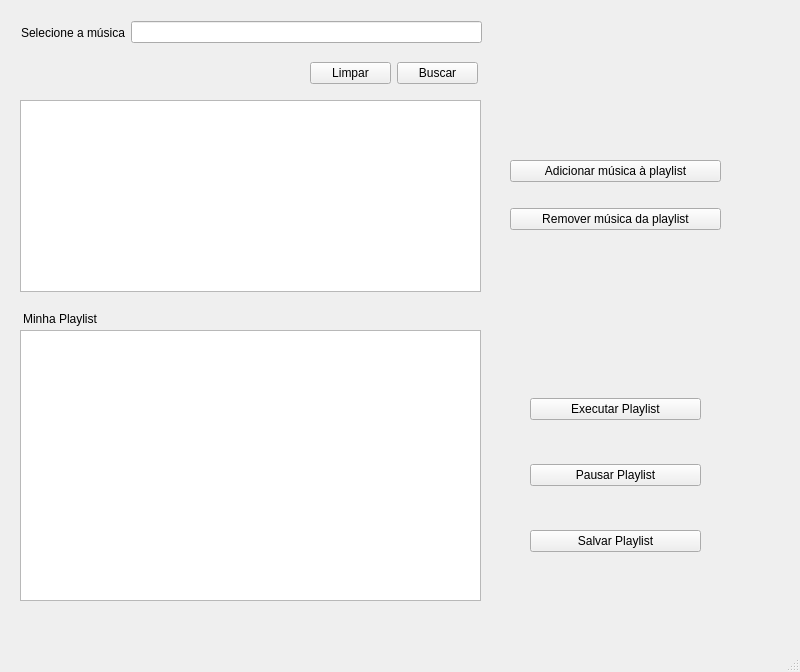
<?xml version="1.0" encoding="UTF-8"?>
<ui version="4.0">
 <class>MainWindow</class>
 <widget class="QMainWindow" name="MainWindow">
  <property name="geometry">
   <rect>
    <x>0</x>
    <y>0</y>
    <width>800</width>
    <height>672</height>
   </rect>
  </property>
  <property name="windowTitle">
   <string>MainWindow</string>
  </property>
  <widget class="QWidget" name="centralwidget">
   <widget class="QWidget" name="layoutWidget">
    <property name="geometry">
     <rect>
      <x>21</x>
      <y>17</y>
      <width>461</width>
      <height>31</height>
     </rect>
    </property>
    <layout class="QHBoxLayout" name="horizontalLayout">
     <item>
      <widget class="QLabel" name="label_musica">
       <property name="text">
        <string>Selecione a música</string>
       </property>
      </widget>
     </item>
     <item>
      <widget class="QLineEdit" name="lineEdit_musica"/>
     </item>
    </layout>
   </widget>
   <widget class="QWidget" name="layoutWidget">
    <property name="geometry">
     <rect>
      <x>310</x>
      <y>60</y>
      <width>168</width>
      <height>27</height>
     </rect>
    </property>
    <layout class="QHBoxLayout" name="horizontalLayout_2">
     <item>
      <widget class="QPushButton" name="pushButton_limpar">
       <property name="text">
        <string>Limpar</string>
       </property>
      </widget>
     </item>
     <item>
      <widget class="QPushButton" name="pushButton_buscar">
       <property name="text">
        <string>Buscar</string>
       </property>
      </widget>
     </item>
    </layout>
   </widget>
   <widget class="QWidget" name="layoutWidget">
    <property name="geometry">
     <rect>
      <x>510</x>
      <y>140</y>
      <width>211</width>
      <height>111</height>
     </rect>
    </property>
    <layout class="QVBoxLayout" name="verticalLayout">
     <item>
      <widget class="QPushButton" name="pushButton_adicionar">
       <property name="text">
        <string>Adicionar música à playlist</string>
       </property>
      </widget>
     </item>
     <item>
      <widget class="QPushButton" name="pushButton_remover">
       <property name="text">
        <string>Remover música da playlist</string>
       </property>
      </widget>
     </item>
    </layout>
   </widget>
   <widget class="QListWidget" name="listWidget_playlist">
    <property name="geometry">
     <rect>
      <x>20</x>
      <y>330</y>
      <width>461</width>
      <height>271</height>
     </rect>
    </property>
   </widget>
   <widget class="QListWidget" name="listWidget_musica">
    <property name="geometry">
     <rect>
      <x>20</x>
      <y>100</y>
      <width>461</width>
      <height>192</height>
     </rect>
    </property>
   </widget>
   <widget class="QLabel" name="label_playlist">
    <property name="geometry">
     <rect>
      <x>20</x>
      <y>310</y>
      <width>80</width>
      <height>17</height>
     </rect>
    </property>
    <property name="layoutDirection">
     <enum>Qt::LeftToRight</enum>
    </property>
    <property name="text">
     <string>Minha Playlist</string>
    </property>
    <property name="alignment">
     <set>Qt::AlignCenter</set>
    </property>
   </widget>
   <widget class="QWidget" name="layoutWidget">
    <property name="geometry">
     <rect>
      <x>530</x>
      <y>360</y>
      <width>171</width>
      <height>231</height>
     </rect>
    </property>
    <layout class="QVBoxLayout" name="verticalLayout_2">
     <item>
      <widget class="QPushButton" name="pushButton_executar">
       <property name="text">
        <string>Executar Playlist</string>
       </property>
      </widget>
     </item>
     <item>
      <widget class="QPushButton" name="pushButton_pausar">
       <property name="text">
        <string>Pausar Playlist</string>
       </property>
      </widget>
     </item>
     <item>
      <widget class="QPushButton" name="pushButton_salvar">
       <property name="text">
        <string>Salvar Playlist</string>
       </property>
      </widget>
     </item>
    </layout>
   </widget>
  </widget>
  <widget class="QMenuBar" name="menubar">
   <property name="geometry">
    <rect>
     <x>0</x>
     <y>0</y>
     <width>800</width>
     <height>22</height>
    </rect>
   </property>
  </widget>
  <widget class="QStatusBar" name="statusbar"/>
 </widget>
 <resources/>
 <connections/>
</ui>
